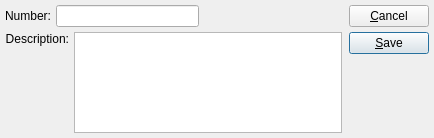
<ui version="4.0" >
 <author></author>
 <comment>This file is part of the xTuple ERP: PostBooks Edition, a free and
open source Enterprise Resource Planning software suite,
Copyright (c) 1999-2011 by OpenMFG LLC, d/b/a xTuple.
It is licensed to you under the Common Public Attribution License
version 1.0, the full text of which (including xTuple-specific Exhibits)
is available at www.xtuple.com/CPAL.  By using this software, you agree
to be bound by its terms.</comment>
 <exportmacro></exportmacro>
 <class>subaccount</class>
 <widget class="QDialog" name="subaccount" >
  <property name="geometry" >
   <rect>
    <x>0</x>
    <y>0</y>
    <width>434</width>
    <height>138</height>
   </rect>
  </property>
  <property name="windowTitle" >
   <string>Subaccount Number</string>
  </property>
  <layout class="QHBoxLayout" >
   <property name="margin" >
    <number>5</number>
   </property>
   <property name="spacing" >
    <number>7</number>
   </property>
   <item>
    <layout class="QVBoxLayout" >
     <property name="margin" >
      <number>0</number>
     </property>
     <property name="spacing" >
      <number>5</number>
     </property>
     <item>
      <layout class="QHBoxLayout" >
       <property name="margin" >
        <number>0</number>
       </property>
       <property name="spacing" >
        <number>5</number>
       </property>
       <item>
        <widget class="QLabel" name="_numberLit" >
         <property name="text" >
          <string>Number:</string>
         </property>
         <property name="alignment" >
          <set>Qt::AlignRight|Qt::AlignTrailing|Qt::AlignVCenter</set>
         </property>
        </widget>
       </item>
       <item>
        <layout class="QHBoxLayout" >
         <property name="margin" >
          <number>0</number>
         </property>
         <property name="spacing" >
          <number>0</number>
         </property>
         <item>
          <widget class="XLineEdit" name="_number" />
         </item>
         <item>
          <spacer>
           <property name="orientation" >
            <enum>Qt::Horizontal</enum>
           </property>
           <property name="sizeType" >
            <enum>QSizePolicy::Expanding</enum>
           </property>
           <property name="sizeHint" >
            <size>
             <width>51</width>
             <height>10</height>
            </size>
           </property>
          </spacer>
         </item>
        </layout>
       </item>
      </layout>
     </item>
     <item>
      <layout class="QHBoxLayout" >
       <property name="margin" >
        <number>0</number>
       </property>
       <property name="spacing" >
        <number>5</number>
       </property>
       <item>
        <layout class="QVBoxLayout" >
         <property name="margin" >
          <number>0</number>
         </property>
         <property name="spacing" >
          <number>0</number>
         </property>
         <item>
          <widget class="QLabel" name="_descripLit" >
           <property name="text" >
            <string>Description:</string>
           </property>
           <property name="alignment" >
            <set>Qt::AlignRight|Qt::AlignTrailing|Qt::AlignVCenter</set>
           </property>
          </widget>
         </item>
         <item>
          <spacer>
           <property name="orientation" >
            <enum>Qt::Vertical</enum>
           </property>
           <property name="sizeType" >
            <enum>QSizePolicy::Expanding</enum>
           </property>
           <property name="sizeHint" >
            <size>
             <width>26</width>
             <height>69</height>
            </size>
           </property>
          </spacer>
         </item>
        </layout>
       </item>
       <item>
        <widget class="XTextEdit" name="_descrip" />
       </item>
      </layout>
     </item>
    </layout>
   </item>
   <item>
    <layout class="QVBoxLayout" >
     <property name="margin" >
      <number>0</number>
     </property>
     <property name="spacing" >
      <number>5</number>
     </property>
     <item>
      <widget class="QPushButton" name="_close" >
       <property name="text" >
        <string>&amp;Cancel</string>
       </property>
      </widget>
     </item>
     <item>
      <widget class="QPushButton" name="_save" >
       <property name="text" >
        <string>&amp;Save</string>
       </property>
       <property name="default" >
        <bool>true</bool>
       </property>
      </widget>
     </item>
     <item>
      <spacer>
       <property name="orientation" >
        <enum>Qt::Vertical</enum>
       </property>
       <property name="sizeType" >
        <enum>QSizePolicy::Expanding</enum>
       </property>
       <property name="sizeHint" >
        <size>
         <width>20</width>
         <height>20</height>
        </size>
       </property>
      </spacer>
     </item>
    </layout>
   </item>
  </layout>
 </widget>
 <layoutdefault spacing="6" margin="11" />
 <pixmapfunction>qPixmapFromMimeSource</pixmapfunction>
 <customwidgets>
  <customwidget>
   <class>XLineEdit</class>
   <extends>QLineEdit</extends>
   <header>xlineedit.h</header>
   <container>0</container>
   <pixmap></pixmap>
  </customwidget>
  <customwidget>
   <class>XTextEdit</class>
   <extends>QTextEdit</extends>
   <header>xtextedit.h</header>
  </customwidget>
 </customwidgets>
 <tabstops>
  <tabstop>_number</tabstop>
  <tabstop>_descrip</tabstop>
  <tabstop>_save</tabstop>
  <tabstop>_close</tabstop>
 </tabstops>
 <includes/>
 <resources/>
 <connections>
  <connection>
   <sender>_close</sender>
   <signal>clicked()</signal>
   <receiver>subaccount</receiver>
   <slot>reject()</slot>
   <hints>
    <hint type="sourcelabel" >
     <x>20</x>
     <y>20</y>
    </hint>
    <hint type="destinationlabel" >
     <x>20</x>
     <y>20</y>
    </hint>
   </hints>
  </connection>
 </connections>
</ui>
